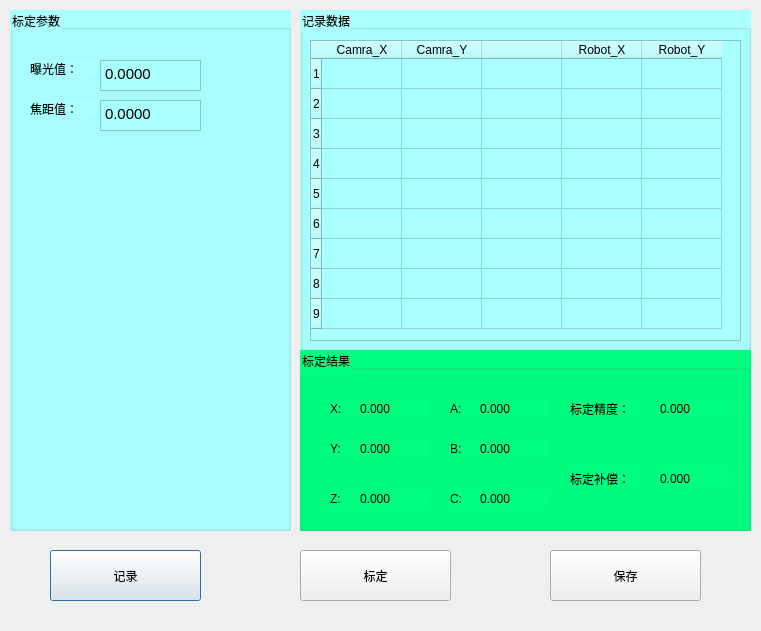
<?xml version="1.0" encoding="UTF-8"?>
<ui version="4.0">
 <class>CalibrateDialog</class>
 <widget class="QDialog" name="CalibrateDialog">
  <property name="geometry">
   <rect>
    <x>0</x>
    <y>0</y>
    <width>761</width>
    <height>631</height>
   </rect>
  </property>
  <property name="windowTitle">
   <string>Dialog</string>
  </property>
  <widget class="QPushButton" name="pushButton_record">
   <property name="geometry">
    <rect>
     <x>50</x>
     <y>550</y>
     <width>151</width>
     <height>51</height>
    </rect>
   </property>
   <property name="text">
    <string>记录</string>
   </property>
  </widget>
  <widget class="QPushButton" name="pushButton_clibrate">
   <property name="geometry">
    <rect>
     <x>300</x>
     <y>550</y>
     <width>151</width>
     <height>51</height>
    </rect>
   </property>
   <property name="text">
    <string>标定</string>
   </property>
  </widget>
  <widget class="QPushButton" name="pushButton_save">
   <property name="geometry">
    <rect>
     <x>550</x>
     <y>550</y>
     <width>151</width>
     <height>51</height>
    </rect>
   </property>
   <property name="text">
    <string>保存</string>
   </property>
  </widget>
  <widget class="QGroupBox" name="groupBox">
   <property name="geometry">
    <rect>
     <x>10</x>
     <y>10</y>
     <width>281</width>
     <height>521</height>
    </rect>
   </property>
   <property name="styleSheet">
    <string notr="true">background-color: rgb(170, 255, 255);</string>
   </property>
   <property name="title">
    <string>标定参数</string>
   </property>
   <widget class="QLabel" name="label">
    <property name="geometry">
     <rect>
      <x>20</x>
      <y>50</y>
      <width>67</width>
      <height>17</height>
     </rect>
    </property>
    <property name="text">
     <string>曝光值：</string>
    </property>
   </widget>
   <widget class="QLabel" name="label_2">
    <property name="geometry">
     <rect>
      <x>20</x>
      <y>90</y>
      <width>67</width>
      <height>17</height>
     </rect>
    </property>
    <property name="text">
     <string>焦距值：</string>
    </property>
   </widget>
   <widget class="QTextBrowser" name="textBrowser">
    <property name="geometry">
     <rect>
      <x>90</x>
      <y>50</y>
      <width>101</width>
      <height>31</height>
     </rect>
    </property>
    <property name="readOnly">
     <bool>false</bool>
    </property>
    <property name="html">
     <string>&lt;!DOCTYPE HTML PUBLIC &quot;-//W3C//DTD HTML 4.0//EN&quot; &quot;http://www.w3.org/TR/REC-html40/strict.dtd&quot;&gt;
&lt;html&gt;&lt;head&gt;&lt;meta name=&quot;qrichtext&quot; content=&quot;1&quot; /&gt;&lt;style type=&quot;text/css&quot;&gt;
p, li { white-space: pre-wrap; }
&lt;/style&gt;&lt;/head&gt;&lt;body style=&quot; font-family:'Ubuntu'; font-size:11pt; font-weight:400; font-style:normal;&quot;&gt;
&lt;p style=&quot; margin-top:0px; margin-bottom:0px; margin-left:0px; margin-right:0px; -qt-block-indent:0; text-indent:0px;&quot;&gt;0.0000&lt;/p&gt;&lt;/body&gt;&lt;/html&gt;</string>
    </property>
   </widget>
   <widget class="QTextBrowser" name="textBrowser_2">
    <property name="geometry">
     <rect>
      <x>90</x>
      <y>90</y>
      <width>101</width>
      <height>31</height>
     </rect>
    </property>
    <property name="readOnly">
     <bool>false</bool>
    </property>
    <property name="html">
     <string>&lt;!DOCTYPE HTML PUBLIC &quot;-//W3C//DTD HTML 4.0//EN&quot; &quot;http://www.w3.org/TR/REC-html40/strict.dtd&quot;&gt;
&lt;html&gt;&lt;head&gt;&lt;meta name=&quot;qrichtext&quot; content=&quot;1&quot; /&gt;&lt;style type=&quot;text/css&quot;&gt;
p, li { white-space: pre-wrap; }
&lt;/style&gt;&lt;/head&gt;&lt;body style=&quot; font-family:'Ubuntu'; font-size:11pt; font-weight:400; font-style:normal;&quot;&gt;
&lt;p style=&quot; margin-top:0px; margin-bottom:0px; margin-left:0px; margin-right:0px; -qt-block-indent:0; text-indent:0px;&quot;&gt;0.0000&lt;/p&gt;&lt;/body&gt;&lt;/html&gt;</string>
    </property>
   </widget>
  </widget>
  <widget class="QGroupBox" name="groupBox_2">
   <property name="geometry">
    <rect>
     <x>300</x>
     <y>10</y>
     <width>451</width>
     <height>341</height>
    </rect>
   </property>
   <property name="styleSheet">
    <string notr="true">background-color: rgb(170, 255, 255);</string>
   </property>
   <property name="title">
    <string>记录数据</string>
   </property>
   <widget class="QTableWidget" name="tableWidget">
    <property name="geometry">
     <rect>
      <x>10</x>
      <y>30</y>
      <width>431</width>
      <height>301</height>
     </rect>
    </property>
    <property name="styleSheet">
     <string notr="true">background-color: rgb(170, 255, 255);</string>
    </property>
    <property name="rowCount">
     <number>9</number>
    </property>
    <property name="columnCount">
     <number>5</number>
    </property>
    <attribute name="horizontalHeaderDefaultSectionSize">
     <number>80</number>
    </attribute>
    <row>
     <property name="text">
      <string>1</string>
     </property>
    </row>
    <row>
     <property name="text">
      <string>2</string>
     </property>
    </row>
    <row>
     <property name="text">
      <string>3</string>
     </property>
    </row>
    <row>
     <property name="text">
      <string>4</string>
     </property>
    </row>
    <row>
     <property name="text">
      <string>5</string>
     </property>
    </row>
    <row>
     <property name="text">
      <string>6</string>
     </property>
    </row>
    <row>
     <property name="text">
      <string>7</string>
     </property>
    </row>
    <row>
     <property name="text">
      <string>8</string>
     </property>
    </row>
    <row>
     <property name="text">
      <string>9</string>
     </property>
    </row>
    <column>
     <property name="text">
      <string>Camra_X</string>
     </property>
    </column>
    <column>
     <property name="text">
      <string>Camra_Y</string>
     </property>
    </column>
    <column>
     <property name="text">
      <string/>
     </property>
    </column>
    <column>
     <property name="text">
      <string>Robot_X</string>
     </property>
    </column>
    <column>
     <property name="text">
      <string>Robot_Y</string>
     </property>
    </column>
   </widget>
  </widget>
  <widget class="QGroupBox" name="groupBox_3">
   <property name="geometry">
    <rect>
     <x>300</x>
     <y>350</y>
     <width>451</width>
     <height>181</height>
    </rect>
   </property>
   <property name="styleSheet">
    <string notr="true">background-color: rgb(0, 255, 127);</string>
   </property>
   <property name="title">
    <string>标定结果</string>
   </property>
   <widget class="QLabel" name="label_5">
    <property name="geometry">
     <rect>
      <x>30</x>
      <y>50</y>
      <width>31</width>
      <height>17</height>
     </rect>
    </property>
    <property name="text">
     <string>X:</string>
    </property>
   </widget>
   <widget class="QLabel" name="label_6">
    <property name="geometry">
     <rect>
      <x>30</x>
      <y>90</y>
      <width>31</width>
      <height>17</height>
     </rect>
    </property>
    <property name="text">
     <string>Y:</string>
    </property>
   </widget>
   <widget class="QLabel" name="label_7">
    <property name="geometry">
     <rect>
      <x>30</x>
      <y>140</y>
      <width>31</width>
      <height>17</height>
     </rect>
    </property>
    <property name="text">
     <string>Z:</string>
    </property>
   </widget>
   <widget class="QLabel" name="label_8">
    <property name="geometry">
     <rect>
      <x>150</x>
      <y>50</y>
      <width>31</width>
      <height>17</height>
     </rect>
    </property>
    <property name="text">
     <string>A:</string>
    </property>
   </widget>
   <widget class="QLabel" name="label_9">
    <property name="geometry">
     <rect>
      <x>150</x>
      <y>90</y>
      <width>31</width>
      <height>17</height>
     </rect>
    </property>
    <property name="text">
     <string>B:</string>
    </property>
   </widget>
   <widget class="QLabel" name="label_10">
    <property name="geometry">
     <rect>
      <x>150</x>
      <y>140</y>
      <width>31</width>
      <height>17</height>
     </rect>
    </property>
    <property name="text">
     <string>C:</string>
    </property>
   </widget>
   <widget class="QLabel" name="label_11">
    <property name="geometry">
     <rect>
      <x>270</x>
      <y>50</y>
      <width>71</width>
      <height>17</height>
     </rect>
    </property>
    <property name="text">
     <string>标定精度：</string>
    </property>
   </widget>
   <widget class="QLabel" name="label_12">
    <property name="geometry">
     <rect>
      <x>270</x>
      <y>120</y>
      <width>71</width>
      <height>17</height>
     </rect>
    </property>
    <property name="text">
     <string>标定补偿：</string>
    </property>
   </widget>
   <widget class="QLabel" name="label_13">
    <property name="geometry">
     <rect>
      <x>60</x>
      <y>50</y>
      <width>67</width>
      <height>17</height>
     </rect>
    </property>
    <property name="text">
     <string>0.000</string>
    </property>
   </widget>
   <widget class="QLabel" name="label_14">
    <property name="geometry">
     <rect>
      <x>60</x>
      <y>90</y>
      <width>67</width>
      <height>17</height>
     </rect>
    </property>
    <property name="text">
     <string>0.000</string>
    </property>
   </widget>
   <widget class="QLabel" name="label_15">
    <property name="geometry">
     <rect>
      <x>60</x>
      <y>140</y>
      <width>67</width>
      <height>17</height>
     </rect>
    </property>
    <property name="text">
     <string>0.000</string>
    </property>
   </widget>
   <widget class="QLabel" name="label_16">
    <property name="geometry">
     <rect>
      <x>180</x>
      <y>50</y>
      <width>67</width>
      <height>17</height>
     </rect>
    </property>
    <property name="text">
     <string>0.000</string>
    </property>
   </widget>
   <widget class="QLabel" name="label_17">
    <property name="geometry">
     <rect>
      <x>180</x>
      <y>90</y>
      <width>67</width>
      <height>17</height>
     </rect>
    </property>
    <property name="text">
     <string>0.000</string>
    </property>
   </widget>
   <widget class="QLabel" name="label_18">
    <property name="geometry">
     <rect>
      <x>180</x>
      <y>140</y>
      <width>67</width>
      <height>17</height>
     </rect>
    </property>
    <property name="text">
     <string>0.000</string>
    </property>
   </widget>
   <widget class="QLabel" name="label_accuary">
    <property name="geometry">
     <rect>
      <x>360</x>
      <y>50</y>
      <width>67</width>
      <height>17</height>
     </rect>
    </property>
    <property name="text">
     <string>0.000</string>
    </property>
   </widget>
   <widget class="QLabel" name="label_20">
    <property name="geometry">
     <rect>
      <x>360</x>
      <y>120</y>
      <width>67</width>
      <height>17</height>
     </rect>
    </property>
    <property name="text">
     <string>0.000</string>
    </property>
   </widget>
  </widget>
 </widget>
 <resources/>
 <connections/>
</ui>
